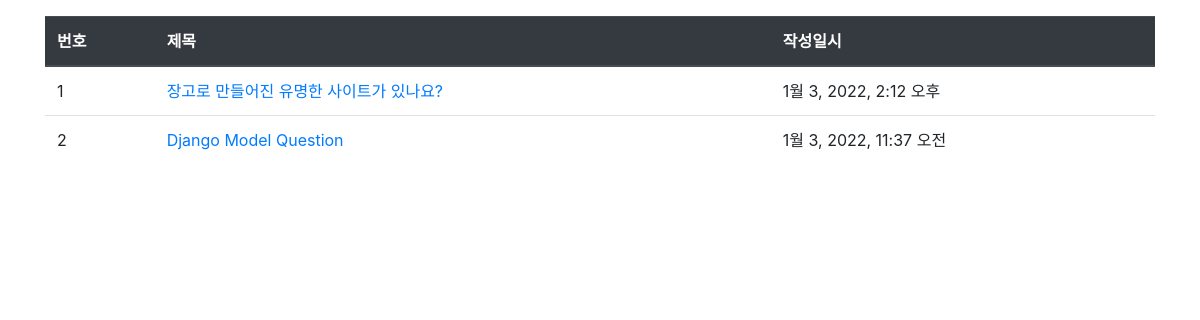
Screenshot of /pybo/ with the database file from the repository.
### pybo/models.py (models this page shows, shortened)
class Question(models.Model):
    subject = models.CharField(max_length=200)
    content = models.TextField()
    create_date = models.DateTimeField()

### pybo/views.py (the view)
# urls.py: path('', views.index, name='index'),
def index(request):
    question_list = Question.objects.order_by('-create_date')
    context = {'question_list': question_list}
    return render(request, 'pybo/question_list.html', context)

### templates/pybo/question_list.html
{% extends 'base.html' %}
{% block content %}
<div class="container my-3">
    <table class="table">
        <thead>
        <tr class="thead-dark">
            <th>번호</th>
            <th>제목</th>
            <th>작성일시</th>
        </tr>
        </thead>
        <tbody>
        {% if question_list %}
        {% for question in question_list %}
        <tr>
            <td>{{ forloop.counter }}</td>
            <td>
                <a href="{% url 'pybo:detail' question.id %}">{{ question.subject }}</a>
            </td>
            <td>{{ question.create_date }}</td>
        </tr>
        {% endfor %}
        {% else %}
        <tr>
            <td colspan="3">질문이 없습니다.</td>
        </tr>
        {% endif %}
        </tbody>
    </table>
</div>
{% endblock %}

### templates/base.html (shortened to what this page needs)
{% load static %}
<!doctype html>
<html lang="ko">
<head>
    <link rel="stylesheet" type="text/css" href="{% static 'bootstrap.min.css' %}">
    <link rel="stylesheet" type="text/css" href="{% static 'style.css' %}">
</head>
<body>
{% block content %}
{% endblock %}
</body>
</html>

### rows the page displays
Question: subject "장고로 만들어진 유명한 사이트가 있나요?", create_date "1월 3, 2022, 2:12 오후"
Question: subject "Django Model Question", create_date "1월 3, 2022, 11:37 오전"
